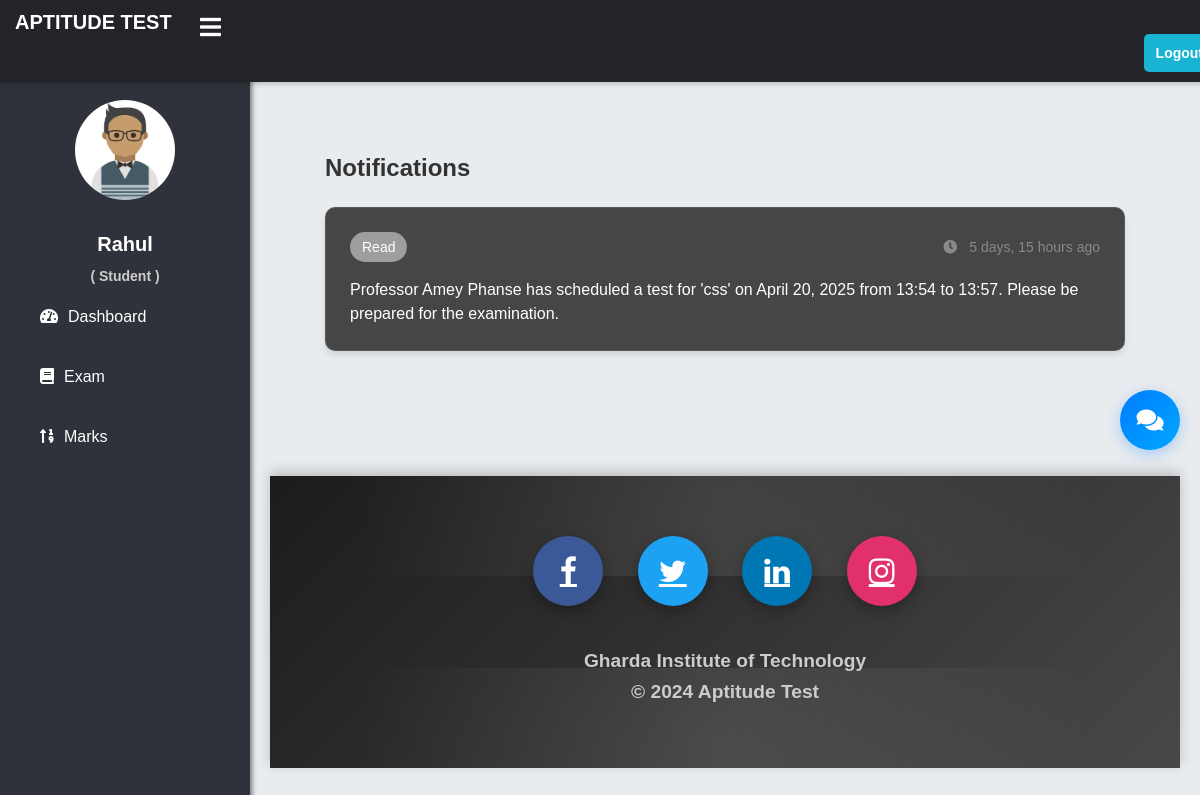
Before: /student/student-notifications/ (signed in) with the older database file.
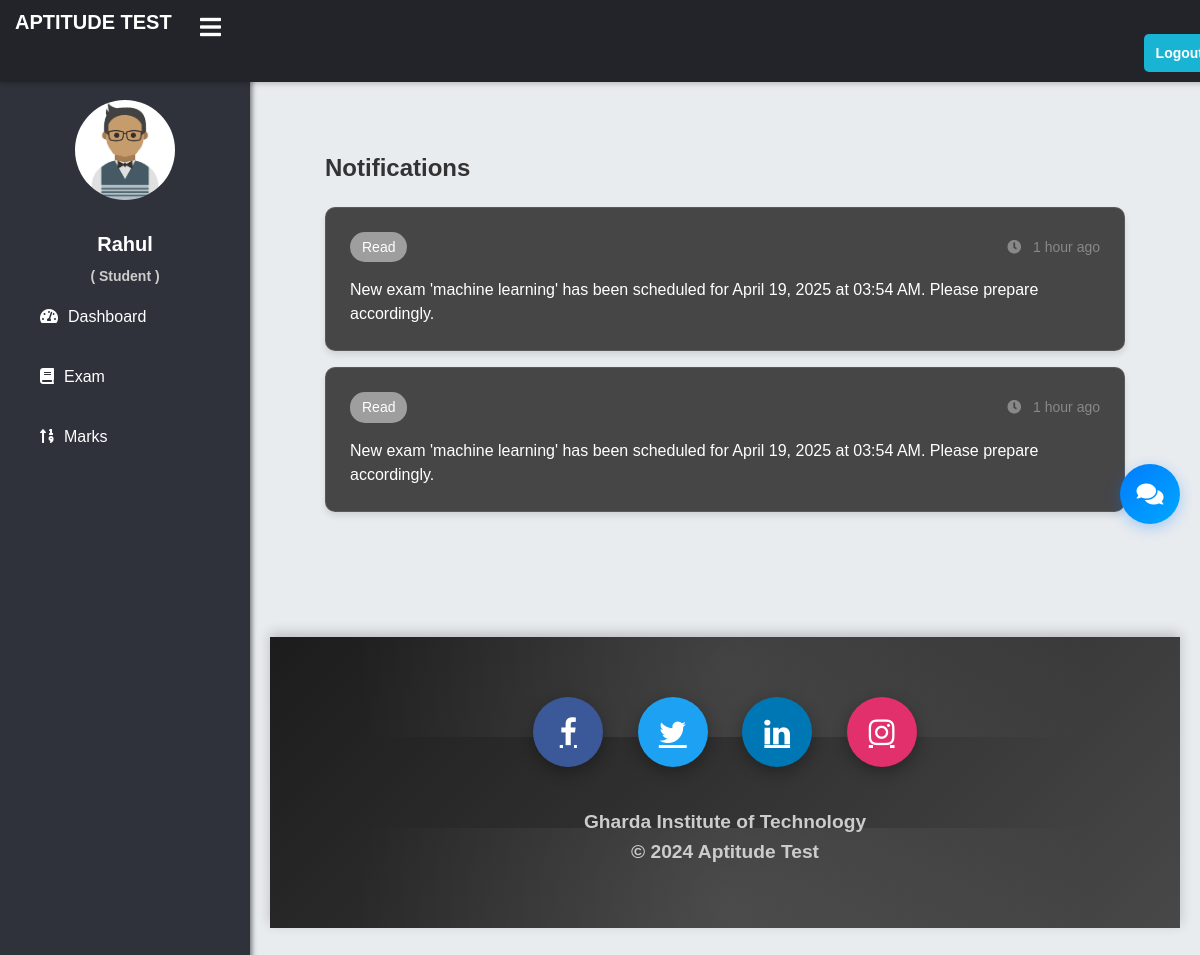
After: the same page with the newer database file.
### student/models.py (models this page shows, shortened)
class ExamNotification(models.Model):
    student = models.ForeignKey(Student, on_delete=models.CASCADE, related_name='student_exam_notifications')
    exam_name = models.CharField(max_length=100, null=True, blank=True)
    exam_date = models.DateTimeField(null=True, blank=True)
    message = models.TextField()
    is_read = models.BooleanField(default=False)
    created_at = models.DateTimeField(auto_now_add=True)

### student/views.py (the view)
# urls.py: path('student-notifications/', views.student_notifications_view, name='student-notifications'),
@login_required(login_url='studentlogin')
@user_passes_test(is_student)
def student_notifications_view(request):
    student = Student.objects.get(user=request.user)
    notifications = ExamNotification.objects.filter(student=student)
    unread_notifications = notifications.filter(is_read=False)
    unread_notifications.update(is_read=True)
    return render(request, 'student/notifications.html', {
        'notifications': notifications,
        'unread_count': unread_notifications.count()
    })

### student/views.py (called while the page is built)
def is_student(user):
    return user.groups.filter(name='STUDENT').exists()

### templates/student/notifications.html (shortened to what this page needs)
{% extends 'student/studentbase.html' %}
{% block content %}
<div class="notifications-container">
    <h2 class="mb-4">Notifications</h2>
    {% if notifications %}
        {% for notification in notifications %}
        <div class="notification-card">
            <div class="notification-header">
                <span class="notification-status {% if notification.is_read %}status-read{% else %}status-unread{% endif %}">
                    {% if notification.is_read %}Read{% else %}New{% endif %}
                </span>
                <span class="notification-time">
                    <i class="fas fa-clock"></i>
                    {{ notification.created_at|timesince }} ago
                </span>
            </div>
            <div class="notification-message">
                {{ notification.message }}
            </div>
        </div>
        {% endfor %}
    {% else %}
        <div class="empty-state">
            <i class="fas fa-bell-slash"></i>
            <p>No notifications yet</p>
        </div>
    {% endif %}
</div>
{% endblock %}

### templates/student/studentbase.html (shortened to what this page needs)
<!DOCTYPE html>
{% load static %}
<html lang="en" dir="ltr">
<head>
    <link rel="stylesheet" href="https://cdnjs.cloudflare.com/ajax/libs/font-awesome/5.15.4/css/all.min.css">
    <link rel="stylesheet" href="{% static 'css/chatbot.css' %}">
</head>
<body>
    <header>
        <label for="check">
            <i style="left: 200px; margin-top: 5px;" class="fas fa-bars" id="sidebar_btn"></i>
        </label>
        <div class="left_area">
            <h3>Aptitude Test</h3>
        </div>
        <div class="right_area">
            <a href="/logout" class="logout_btn">Logout</a>
        </div>
    </header>
    <div class="sidebar">
        <center>
            <img src="{% static 'image/student.png' %}" class="profile_image" alt="">
            <h4>{{ request.user.first_name }}</h4>
            <h6>( Student )</h6>
        </center>
        <a href="/student/student-dashboard"><i class="fas fa-tachometer-alt"></i><span>Dashboard</span></a>
        <a href="/student/student-exam"><i class="fas fa-book"></i><span>Exam</span></a>
        <a href="/student/student-marks"><i class="fas fa-sort-numeric-up"></i><span>Marks</span></a>
    </div>
    <div class="content">
        <br><br><br>
        {% block content %}
        {% endblock content %}
        <br><br><br>
        {% include "quiz/footer.html" %}
    </div>
</body>
</html>

### templates/quiz/footer.html (shortened to what this page needs)
<!DOCTYPE html>
<html lang="en">
<head>
    <link rel="stylesheet" href="https://maxcdn.bootstrapcdn.com/font-awesome/4.7.0/css/font-awesome.min.css">
</head>
<body>
    <footer>
        <div class="container">
            <div class="social-icons">
                <a href="https://www.instagram.com/brains.git?igsh=dGZ4eDJvZDF2dWVx" class="fa fa-facebook"></a>
                <a href="https://www.instagram.com/brains.git?igsh=dGZ4eDJvZDF2dWVx" class="fa fa-twitter"></a>
                <a href="https://www.instagram.com/brains.git?igsh=dGZ4eDJvZDF2dWVx" class="fa fa-linkedin"></a>
                <a href="https://www.instagram.com/brains.git?igsh=dGZ4eDJvZDF2dWVx" class="fa fa-instagram"></a>
            </div>
            <div class="footer-copyright">
                <p>Gharda Institute of Technology<br>
                    &copy; 2024 Aptitude Test</p>
            </div>
        </div>
    </footer>
</body>
</html>

### templates/student/studentbase.html (style rules this page uses)
body { margin: 0; padding: 0; font-family: "Arial", sans-serif; background-color: #f4f4f4; color: #333; line-height: 1.6; }
header { position: fixed; background: #22242A; padding: 10px 15px; width: 100%; z-index: 1; box-shadow: 0 2px 5px rgba(0, 0, 0, 0.2); }
.left_area h3 { color: #fff; margin: 0; text-transform: uppercase; font-size: 20px; font-weight: 700; line-height: 1.2; }
.logout_btn { padding: 8px 12px; background: #19B3D3; text-decoration: none; float: right; border-radius: 5px; font-size: 14px; font-weight: 600; color: #fff; transition: background 0.3s, transform 0.3s; }
.sidebar { background: #2f323a; margin-top: 70px; padding-top: 30px; position: fixed; left: 0; width: 250px; height: 100%; transition: left 0.3s; box-shadow: 2px 0 5px rgba(0, 0, 0, 0.5); overflow-y: auto; }
.sidebar .profile_image { width: 100px; height: 100px; border-radius: 50%; margin-bottom: 10px; }
.sidebar h4 { color: #fff; margin: 10px 0 5px; font-size: 20px; }
.sidebar h6 { color: #ccc; margin: 0; font-size: 14px; }
.sidebar a { color: #fff; display: block; width: 100%; line-height: 60px; text-decoration: none; padding-left: 40px; box-sizing: border-box; transition: background 0.3s, padding-left 0.3s; }
.sidebar i { padding-right: 10px; transition: transform 0.3s; }
label #sidebar_btn { z-index: 1; color: #fff; position: fixed; cursor: pointer; left: 300px; font-size: 24px; margin: 5px 0; transition: color 0.3s; }
.content { margin-left: 250px; background: #e9ecef; height: 100vh; transition: margin-left 0.3s; padding: 20px; overflow-y: auto; }

### templates/student/notifications.html (style rules this page uses)
.notifications-container { padding: 2rem; max-width: 800px; margin: 0 auto; }
.notification-card { background: rgba(0, 0, 0, 0.7); border-radius: 10px; padding: 1.5rem; margin-bottom: 1rem; box-shadow: 0 4px 6px rgba(0, 0, 0, 0.1); border: 1px solid rgba(255, 255, 255, 0.1); }
.notification-header { display: flex; justify-content: space-between; align-items: center; margin-bottom: 1rem; }
.notification-status { padding: 0.25rem 0.75rem; border-radius: 15px; font-size: 0.875rem; }
.status-read { background: #9E9E9E; color: white; }
.notification-time { color: #888; font-size: 0.875rem; }
.notification-time i { margin-right: 0.5rem; }
.notification-message { color: #fff; line-height: 1.5; }

### templates/quiz/footer.html (style rules this page uses)
footer { background: linear-gradient(135deg, #1c1c1c, #484848); color: #ffffff; padding: 60px 0; margin: 0; box-shadow: 0 -4px 12px rgba(0, 0, 0, 0.2); position: relative; overflow: hidden; }
footer::before, footer::after { content: ''; position: absolute; top: -50px; left: 0; width: 100%; height: 150px; background: radial-gradient(circle, rgba(255, 255, 255, 0.1) 0%, transparent 80%); z-index: 0; }
footer::after { top: unset; bottom: -50px; transform: rotate(180deg); }
.container { position: relative; z-index: 1; }
.social-icons { text-align: center; margin-bottom: 40px; }
.fa { font-size: 30px; width: 70px; height: 70px; line-height: 70px; margin: 0 15px; border-radius: 50%; display: inline-block; background: #ffffff; color: #000000; transition: all 0.4s ease; box-shadow: 0 5px 15px rgba(0, 0, 0, 0.3); }
.fa-facebook { background: #3b5998; color: white; }
.fa-twitter { background: #1da1f2; color: white; }
.fa-linkedin { background: #0077b5; color: white; }
.fa-instagram { background: #e1306c; color: white; }
p { text-align: center; font-size: 1.2rem; font-weight: 600; margin: 0; }
.footer-copyright { margin-top: 20px; font-size: 1rem; color: #ccc; text-align: center; }
.fa { animation: float 3s infinite ease-in-out; }

Changed rows visible on the page:
removed ExamNotification: is_read "Read", created_at "5 days, 15 hours", message "Professor Amey Phanse has scheduled a test for 'css' on April 20, 2025 from 13:54 to 13:57. Please be prepared for the examination."
added ExamNotification: is_read "Read", created_at "1 hour", message "New exam 'machine learning' has been scheduled for April 19, 2025 at 03:54 AM. Please prepare accordingly."
added ExamNotification: is_read "Read", created_at "1 hour", message "New exam 'machine learning' has been scheduled for April 19, 2025 at 03:54 AM. Please prepare accordingly."
